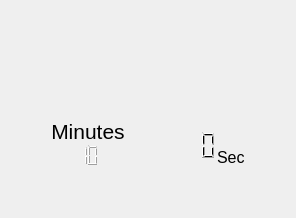
         <widget class="QWidget" name="Page_presentations">
          <layout class="QVBoxLayout" name="verticalLayout_15">
           <item>
            <layout class="QHBoxLayout" name="horizontalLayout_20">
             <property name="topMargin">
              <number>0</number>
             </property>
             <item>
              <spacer name="horizontalSpacer_20">
               <property name="orientation">
                <enum>Qt::Horizontal</enum>
               </property>
               <property name="sizeHint" stdset="0">
                <size>
                 <width>40</width>
                 <height>20</height>
                </size>
               </property>
              </spacer>
             </item>
             <item>
              <widget class="QPushButton" name="preRestartButton">
               <property name="sizePolicy">
                <sizepolicy hsizetype="Fixed" vsizetype="Fixed">
                 <horstretch>0</horstretch>
                 <verstretch>0</verstretch>
                </sizepolicy>
               </property>
               <property name="text">
                <string/>
               </property>
               <property name="icon">
                <iconset resource="resources.qrc">
                 <normaloff>:/images/play.png</normaloff>:/images/play.png</iconset>
               </property>
               <property name="flat">
                <bool>true</bool>
               </property>
              </widget>
             </item>
            </layout>
           </item>
           <item>
            <spacer name="verticalSpacer_17">
             <property name="orientation">
              <enum>Qt::Vertical</enum>
             </property>
             <property name="sizeType">
              <enum>QSizePolicy::Minimum</enum>
             </property>
             <property name="sizeHint" stdset="0">
              <size>
               <width>20</width>
               <height>40</height>
              </size>
             </property>
            </spacer>
           </item>
           <item>
            <layout class="QHBoxLayout" name="horizontalLayout_9">
             <property name="spacing">
              <number>6</number>
             </property>
             <item>
              <spacer name="horizontalSpacer_16">
               <property name="orientation">
                <enum>Qt::Horizontal</enum>
               </property>
               <property name="sizeHint" stdset="0">
                <size>
                 <width>40</width>
                 <height>20</height>
                </size>
               </property>
              </spacer>
             </item>
             <item>
              <layout class="QVBoxLayout" name="verticalLayout_13">
               <property name="spacing">
                <number>0</number>
               </property>
               <item>
                <spacer name="verticalSpacer_5">
                 <property name="orientation">
                  <enum>Qt::Vertical</enum>
                 </property>
                 <property name="sizeType">
                  <enum>QSizePolicy::Maximum</enum>
                 </property>
                 <property name="sizeHint" stdset="0">
                  <size>
                   <width>20</width>
                   <height>40</height>
                  </size>
                 </property>
                </spacer>
               </item>
               <item>
                <widget class="QLabel" name="minutesLabel_2">
                 <property name="font">
                  <font>
                   <pointsize>16</pointsize>
                   <weight>50</weight>
                   <bold>false</bold>
                   <underline>false</underline>
                   <strikeout>false</strikeout>
                  </font>
                 </property>
                 <property name="text">
                  <string>Minutes</string>
                 </property>
                 <property name="alignment">
                  <set>Qt::AlignCenter</set>
                 </property>
                </widget>
               </item>
               <item>
                <widget class="QLCDNumber" name="minutesLCDNumber_pre">
                 <property name="sizePolicy">
                  <sizepolicy hsizetype="Expanding" vsizetype="Expanding">
                   <horstretch>0</horstretch>
                   <verstretch>0</verstretch>
                  </sizepolicy>
                 </property>
                 <property name="frameShape">
                  <enum>QFrame::NoFrame</enum>
                 </property>
                 <property name="frameShadow">
                  <enum>QFrame::Plain</enum>
                 </property>
                 <property name="midLineWidth">
                  <number>0</number>
                 </property>
                 <property name="smallDecimalPoint">
                  <bool>false</bool>
                 </property>
                 <property name="numDigits">
                  <number>2</number>
                 </property>
                 <property name="digitCount">
                  <number>2</number>
                 </property>
                 <property name="intValue" stdset="0">
                  <number>10</number>
                 </property>
                </widget>
               </item>
              </layout>
             </item>
             <item>
              <spacer name="horizontalSpacer_18">
               <property name="orientation">
                <enum>Qt::Horizontal</enum>
               </property>
               <property name="sizeType">
                <enum>QSizePolicy::Maximum</enum>
               </property>
               <property name="sizeHint" stdset="0">
                <size>
                 <width>40</width>
                 <height>20</height>
                </size>
               </property>
              </spacer>
             </item>
             <item>
              <layout class="QVBoxLayout" name="verticalLayout_14">
               <property name="spacing">
                <number>0</number>
               </property>
               <item>
                <spacer name="verticalSpacer_12">
                 <property name="orientation">
                  <enum>Qt::Vertical</enum>
                 </property>
                 <property name="sizeType">
                  <enum>QSizePolicy::MinimumExpanding</enum>
                 </property>
                 <property name="sizeHint" stdset="0">
                  <size>
                   <width>20</width>
                   <height>40</height>
                  </size>
                 </property>
                </spacer>
               </item>
               <item>
                <layout class="QHBoxLayout" name="horizontalLayout_13">
                 <property name="spacing">
                  <number>0</number>
                 </property>
                 <item>
                  <widget class="QLCDNumber" name="secondsLCDNumber_pre">
                   <property name="sizePolicy">
                    <sizepolicy hsizetype="Expanding" vsizetype="Expanding">
                     <horstretch>0</horstretch>
                     <verstretch>0</verstretch>
                    </sizepolicy>
                   </property>
                   <property name="minimumSize">
                    <size>
                     <width>46</width>
                     <height>23</height>
                    </size>
                   </property>
                   <property name="font">
                    <font>
                     <pointsize>8</pointsize>
                    </font>
                   </property>
                   <property name="autoFillBackground">
                    <bool>false</bool>
                   </property>
                   <property name="frameShape">
                    <enum>QFrame::NoFrame</enum>
                   </property>
                   <property name="frameShadow">
                    <enum>QFrame::Plain</enum>
                   </property>
                   <property name="lineWidth">
                    <number>1</number>
                   </property>
                   <property name="midLineWidth">
                    <number>0</number>
                   </property>
                   <property name="smallDecimalPoint">
                    <bool>false</bool>
                   </property>
                   <property name="numDigits">
                    <number>3</number>
                   </property>
                   <property name="digitCount">
                    <number>3</number>
                   </property>
                   <property name="segmentStyle">
                    <enum>QLCDNumber::Filled</enum>
                   </property>
                   <property name="intValue" stdset="0">
                    <number>0</number>
                   </property>
                  </widget>
                 </item>
                 <item>
                  <widget class="QLabel" name="secLabel_2">
                   <property name="sizePolicy">
                    <sizepolicy hsizetype="Preferred" vsizetype="Preferred">
                     <horstretch>0</horstretch>
                     <verstretch>0</verstretch>
                    </sizepolicy>
                   </property>
                   <property name="font">
                    <font>
                     <pointsize>12</pointsize>
                    </font>
                   </property>
                   <property name="text">
                    <string>Sec</string>
                   </property>
                   <property name="alignment">
                    <set>Qt::AlignBottom|Qt::AlignLeading|Qt::AlignLeft</set>
                   </property>
                  </widget>
                 </item>
                </layout>
               </item>
              </layout>
             </item>
             <item>
              <spacer name="horizontalSpacer_17">
               <property name="orientation">
                <enum>Qt::Horizontal</enum>
               </property>
               <property name="sizeHint" stdset="0">
                <size>
                 <width>40</width>
                 <height>20</height>
                </size>
               </property>
              </spacer>
             </item>
            </layout>
           </item>
           <item>
            <spacer name="verticalSpacer_16">
             <property name="orientation">
              <enum>Qt::Vertical</enum>
             </property>
             <property name="sizeType">
              <enum>QSizePolicy::Minimum</enum>
             </property>
             <property name="sizeHint" stdset="0">
              <size>
               <width>20</width>
               <height>40</height>
              </size>
             </property>
            </spacer>
           </item>
          </layout>
         </widget>
